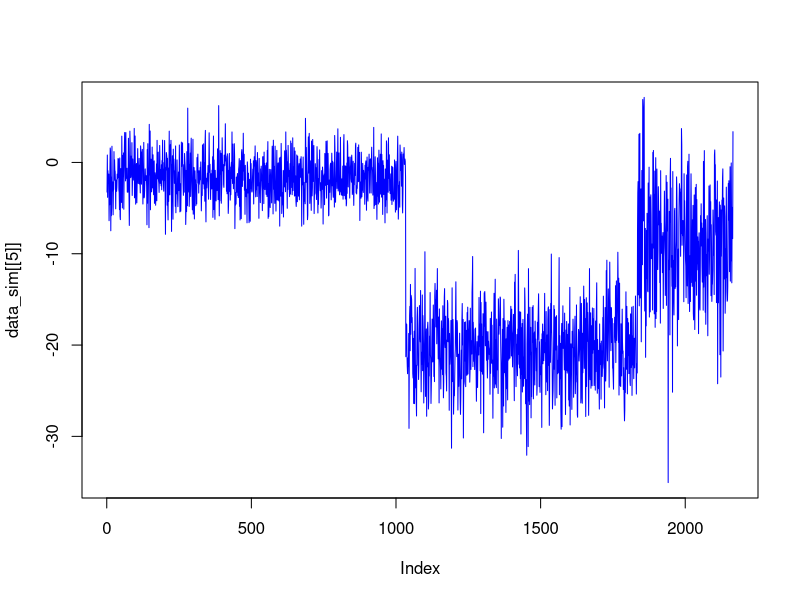

The R source for this figure:
set.seed(1)
p <- 20 #number of samples
nj <- round(rnorm(p,2000,500)) #sample size
njk <- round(rpois(p,2.8)) #number of changepoints
njk <- ifelse(njk==0, njk+1, njk)
tj <- list() #position of changepoints
for (i in 1:length(nj)){
  tj[[i]] <- sort(round(runif(njk[i],50,nj[i]-50)))}
tj

data_sim <- list()
for (k in 1:p){
  for (j in tj[[k]]){
    n <- c(tj[[k]][1]-1,diff(tj[[k]]),nj[k]-tj[[k]][length(tj[[k]])]+1)
    x <- sapply(n, function(y) rnorm(y,rnorm(1,0,10),runif(1,1,10)))
    data_sim[[k]] <- unlist(x)
  }
}
str(data_sim)
nj[5]
tj[[5]]
plot(data_sim[[5]],type="l",col="blue")
